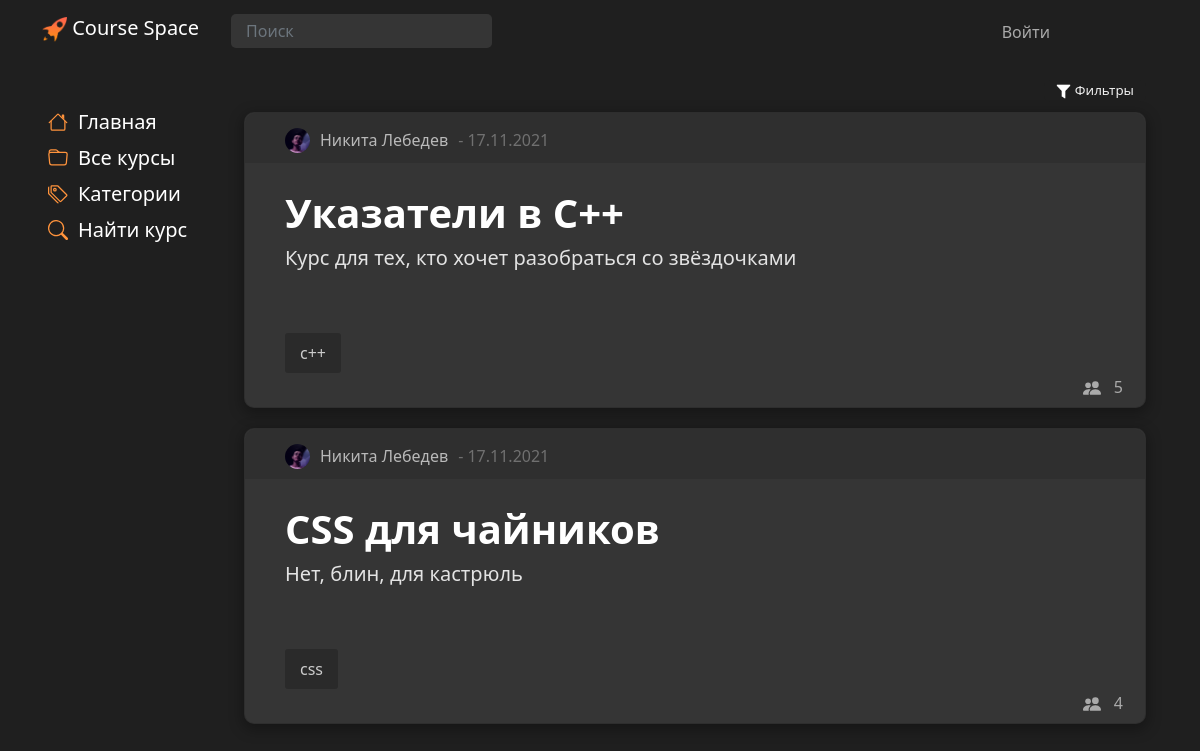
Screenshot of /main/category/1/ with the database file from the repository.
### main/models.py (models this page shows, shortened)
class Courses(models.Model):
    title = models.CharField('title', max_length=80, null=False)
    description = models.TextField('description')
    date = models.TextField('date')
    category = models.ForeignKey(Categories, models.DO_NOTHING, db_column='Category_id')  # Field name made lowercase.
    author = models.ForeignKey(Authors, models.DO_NOTHING, db_column='Author_id')  # Field name made lowercase.
    class Meta:
        db_table = 'Courses'

class Authors(models.Model):
    name = models.CharField('name', max_length=80, null=False)
    user = models.ForeignKey(settings.AUTH_USER_MODEL, models.DO_NOTHING, db_column='User_id')  # Field name made lowercase.
    class Meta:
        db_table = 'Authors'

class Profile(models.Model):
    user = models.OneToOneField(settings.AUTH_USER_MODEL, on_delete=models.CASCADE, null=True, )
    surname = models.CharField('surname', max_length=80, null=False)
    name = models.CharField('name', max_length=80, null=False)
    profile_pic = models.ImageField(null=True, blank=True, upload_to="images/profile/")
    birth_date = models.DateField(null=True, blank=True)
    class Meta:
        db_table = 'Profile'

class CoursesTags(models.Model):
    tag = models.ForeignKey('Tags', on_delete=models.CASCADE, db_column='Tag_id')  # Field name made lowercase.
    course = models.ForeignKey(Courses, on_delete=models.CASCADE, db_column='Course_id')  # Field name made lowercase.
    class Meta:
        db_table = 'Courses_Tags'

class Tags(models.Model):
    title = models.TextField('path')
    class Meta:
        db_table = 'Tags'
    def __str__(self):
        return self.title

### main/views.py (the view)
# urls.py: path('/category/<int:category_id>/', show_category, name='category'),
def show_category(request, category_id):
    course = Categories.objects.all()
    categories = Categories.objects.filter(id=category_id)
    all_categories = Categories.objects.all()
    courses = Courses.objects.filter(category_id=category_id)
    course_tags = CoursesTags.objects.all()
    course_users = CoursesUsers.objects.values('course_id').annotate(total=Count('id'))
    context = {
        'categories': all_categories,
        'course': course,
        'courses': courses,
        'title': categories[0],
        'category_selected': category_id,
        'tags': course_tags,
        'count_users': course_users,
    }
    return render(request, 'main/courses.html', context=context)

### main/models.py (called while the page is built)
    def __str__(self):
        return self.title

### main/templates/main/courses.html (shortened to what this page needs)
{% extends 'main/baselist.html' %}
{% block style %}
    {% load static %}
{% endblock %}

### main/templates/main/baselist.html (shortened to what this page needs)
{% extends 'main/base.html' %}
{% block style %}
    {% load static %}
{% endblock %}
{% block content %}
    {% block list %}
        <div class="container">
            <div class="row">
                <button class="tagsBth" type="button" data-bs-toggle="collapse" data-bs-target="#collapseExample" aria-expanded="false" aria-controls="collapseExample">
                    <img src="{% static 'main/img/filter.png' %}" width="15">
                        Фильтры
                </button>
            </div>
            <div class="row">
                {% for el in courses%}
                            <div class="card block" id="{{ el.id }}">
                                <div class="cardHeader">
                                    <div class="author" onclick="window.location.href = '{% url 'user_page' el.author.user.pk %}'">
                                    {% if el.author.user.profile.profile_pic %}
                                      <img class="courseAuthorAvatarProfile" src="{{el.author.user.profile.profile_pic.url}}">
                                    {% else %}
                                      <img class="courseAuthorAvatarProfile" src="{% static 'main/img/user96.png' %}"><br><br>
                                    {% endif %}
                                    <div id="authorname">
                                         {{ el.author.user.profile.name }} {{ el.author.user.profile.surname }}
                                    </div>
                            </div>
                                    <div class="date"> - {{ el.date }}</div>
                                </div>
                            <div class="cardContainer"  onclick="window.location.href ='{% url 'course' el.pk %}'">
                                <div class="lable">
                                    <div class="text">
                                        <div class="title fs-1">{{ el.title }}</div>
                                    </div>
                                </div>
                                    <div class="desk fs-5">{{el.description|truncatewords:50}}</div>
                                <div class="tags"></br>
                                    {% for tag in tags %}
                                        {% if tag.course.pk == el.pk %}
                                        <div>
                                            {{ tag.tag }}
                                        </div>
                                        {% endif %}
                                    {% endfor %}
                                </div>
                            </div>
                            <div class="stat">
                                <div class="usercount">{% for c in count_users %}{% if c.course_id == el.pk %}{{ c.total }}{% endif %}{% endfor %}</div>
                            </div>
                        </div>
                {% endfor %}
            </div>
    {% endblock %}
{% endblock %}

### main/static/main/css/design-tokens/colors.css (style rules this page uses)
:root { --black: rgb(31, 31, 31); --lblack: #353535; --llblack: #cbcbcb; --gray: #AAAAAA; --lgray: #D3D3D3; --white: #F0F0F0; --lwhite: #FAFAFA; --lred: #b41b1b; --llred: #b22d2d; --c1: #d5dafa; --c2: #d2e6fd; --c3: #d7fcd7; --c4: #f8fccc; --c5: #fde6cf; --c6: #fdcfcc; --c7: #fdcaf2; --c8: #d1d5f8; --c9: #1F1F1F; --ch1: #c6cdfa; --ch2: #bfdaf8; --ch3: #c3fac3; --ch4: #f1f7ae; --ch5: #fcdab9; --ch6: #f8b8b3; --ch7: #fcb0eb; --ch8: #b7bef8; --ch9: #1f1b1b; --tc1: #7d8df8; --tc2: #68adfc; --tc3: #76df76; --tc4: #c5d140; --tc5: #e2a669; --tc6: #da726a; --tc7: #d667be; --tc8: #646ec9; --tc9: #ffffff; }

### main/static/main/css/design-tokens/img.css (style rules this page uses)
.courseAuthorAvatarProfile { object-fit: cover; width: 25px; height: 25px; border-radius: 25px; border-width: 2px; border-color: var(--white); }

### main/static/main/css/design-tokens/MainBlock.css (style rules this page uses)
body { background-color: var(--black); margin-top: 80px; padding-bottom: 100px; }

### main/static/main/css/design-tokens/button.css (style rules this page uses)
button { background-color: var(--black); color: var(--white); font-size: 10pt; border-radius: 6px; text-align: center; border: none; transition: 0.3s; margin-top: 5px; -webkit-touch-callout: none; -webkit-user-select: none; -khtml-user-select: none; -moz-user-select: none; -ms-user-select: none; user-select: none; }
.tagsBth { width: fit-content; margin-right: 0; margin-left: auto; }

### main/static/main/css/design-tokens/card.css (style rules this page uses)
.block { background-color: var(--lblack); border-radius: 10px; margin-right: 10px; padding: 10px 40px; margin-bottom: 10px; width: 100%; -webkit-box-shadow: 0px 4px 14px 2px rgba(0, 0, 0, 0.3); -moz-box-shadow: 0px 4px 14px 2px rgba(0, 0, 0, 0.3); box-shadow: 0px 4px 14px 2px rgba(0, 0, 0, 0.3); }
.cardContainer { display: flex; flex-direction: column; cursor: pointer; }
.card { transition: 0.2s; padding: 20px 40px 30px 40px; margin: 10px 0; width: 100%; position: relative; }
.cardHeader { background-color: #2f2f2f; border-radius: 10px 10px 0 0; height: 50px; position: absolute; top:0; left: 0; padding-left: 40px; padding-top: 15px; color: white; width: 100%; }
.card .desk { color: #e3e3e3; }
.card .lable { display: flex; position: relative; margin-top: 50px; }
.card .title { font-weight: bold; color: #ffffff; }
.card .author { display: flex; color: #b9b9b9; padding: 0; margin-top: 0; cursor: pointer; }
.card .author #authorname { margin-left: 10px; }
.card .tags { margin-top: 60px; flex-wrap: wrap; justify-content: start; align-items: start; align-content: start; }
.tags > div { margin-bottom: 4px; margin-right: 4px; padding: 8px 15px; color:var(--gray); border-radius: 3px; display: inline; width: fit-content; }
.tags > div { background-color: #2a2a2a; color: #cccccc; }
.card .date { margin-left: 10px; display: flex; color: #707070; }
.card .stat { position: absolute; right: 10px; bottom: 5px; display: flex; flex: none; align-items: center; justify-content: flex-end; width: fit-content; padding: 3px 12px; }
.card .stat .usercount { padding-top: 2px; margin-left: 10px; }
svg { transition: 0.2s; }
.card div { display: flex; }

### main/static/main/css/design-tokens/MediaQueries.css (style rules this page uses)
@media screen and (min-width: 768px) { .card .lable { width: calc(100% - 210px); } }
@media screen and (min-width: 768px) { .card .desk { width: calc(100% - 210px); } }

### main/static/main/css/design-tokens/profile.css (style rules this page uses)
.tags > div { margin-bottom: 4px; margin-right: 4px; padding: 8px 15px; color:var(--gray); border-radius: 3px; display: inline; width: fit-content; }
.tags > div { background-color: #2a2a2a; color: #cccccc; }

### rows the page displays
Courses: author.user.profile.profile_pic (picture), author.user.profile.name "Никита", author.user.profile.surname "Лебедев", date "17.11.2021", title "Указатели в C++", description "Курс для тех, кто хочет разобраться со звёздочками", total "5"
CoursesTags: tag "c++"
Courses: author.user.profile.profile_pic (picture), author.user.profile.name "Никита", author.user.profile.surname "Лебедев", date "17.11.2021", title "CSS для чайников", description "Нет, блин, для кастрюль", total "4"
CoursesTags: tag "css"
